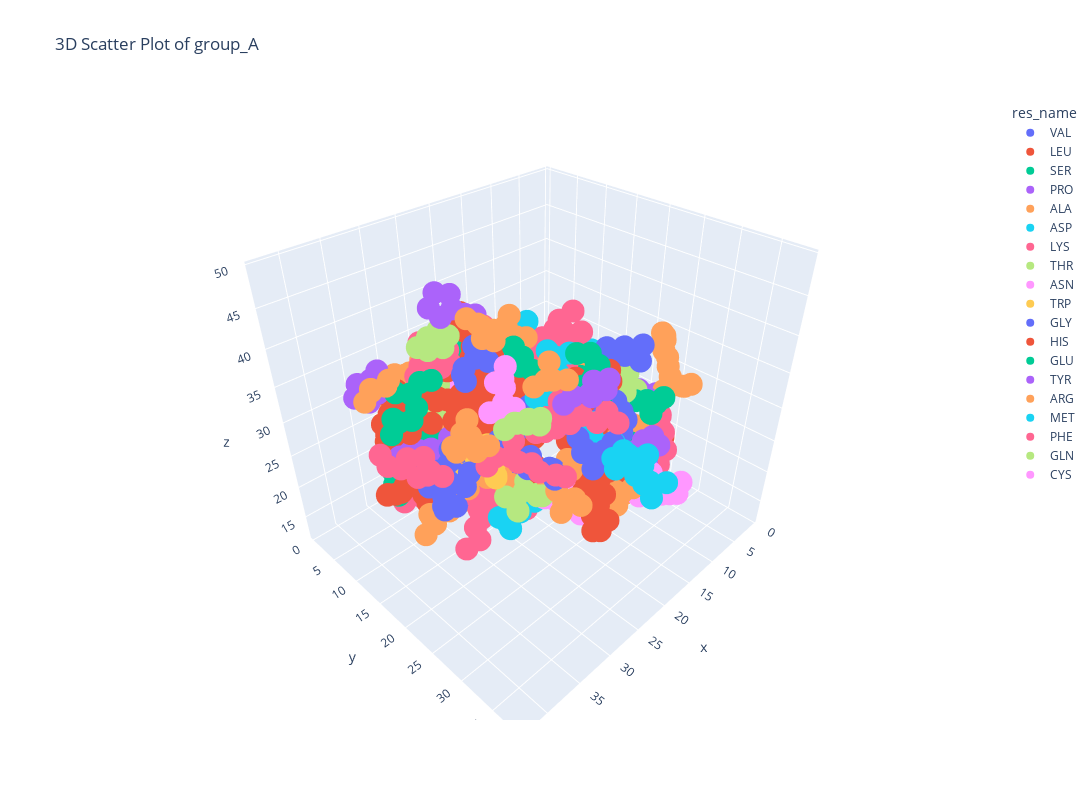

Notebook cell for this chart:
### Code cell
# 3D 산점도 생성
fig = px.scatter_3d(group_A, x='x', y='y', z='z', color='res_name', title="3D Scatter Plot of group_A")
fig.update_layout(width=1200, height=800)
# 그래프 표시
fig.show()
